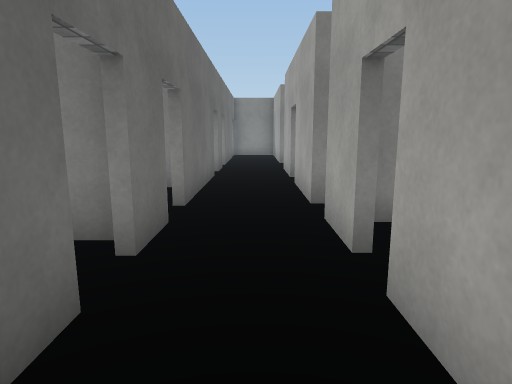
[1] (above)

18 first-person views from a walk through a 3-D level made in the Unity game engine. The camera is 1.4 m above the floor, tilts 10° down and sees 75° across. The floor is counted in squares, 1 m on a side. Each view is taken from the middle of a square. On the plan, view 1 faces up. The plan holds only what a view shows up to about 15 squares ahead; the rest is blank. The place goes on beyond the plan. Surface patterns are stand-ins for the level's own textures.

[2]
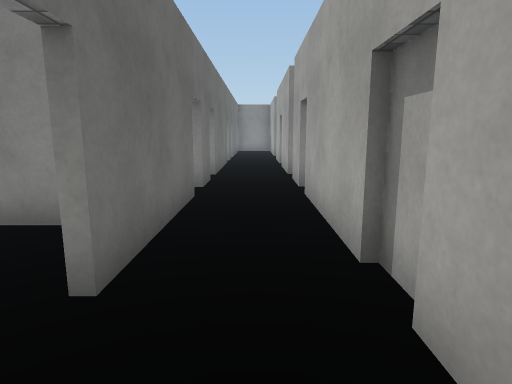

[3]
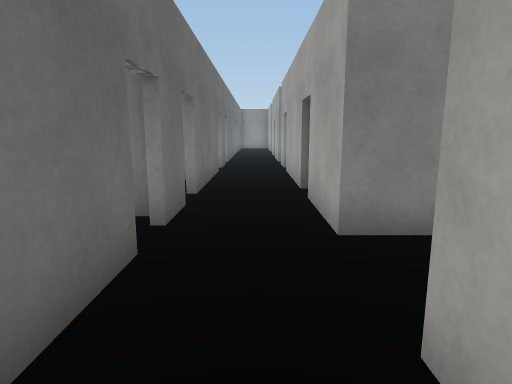

[4]
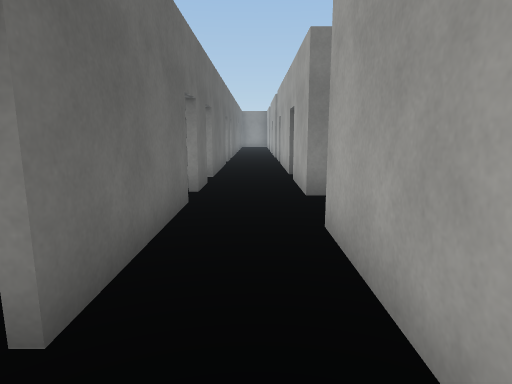

[5]
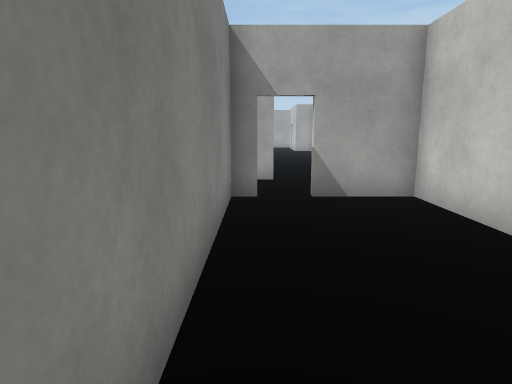

[6]
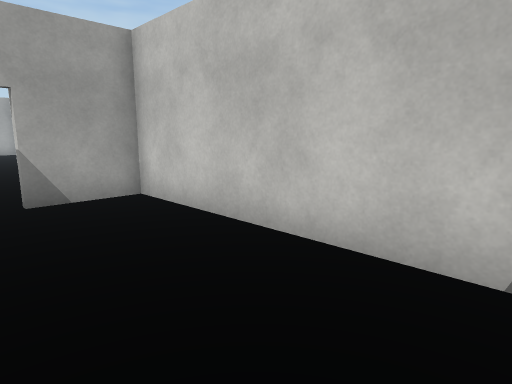

[7]
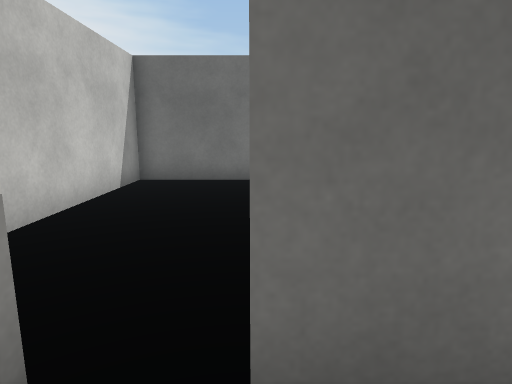

[8]
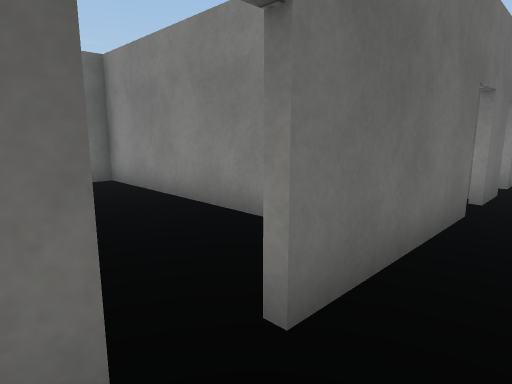

[9]
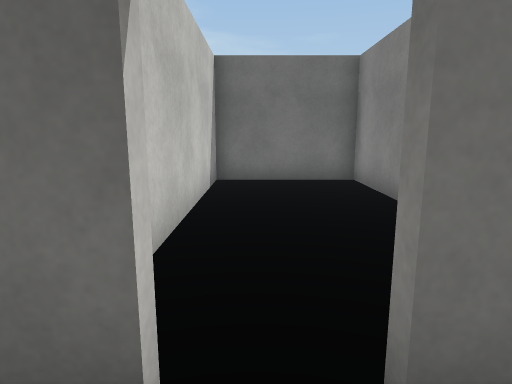

[10]
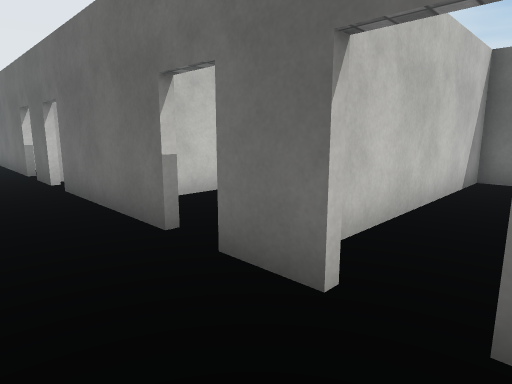

[11]
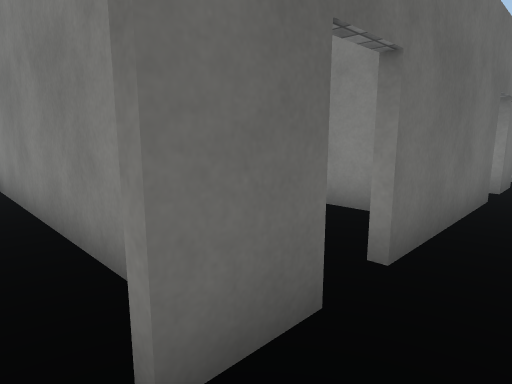

[12]
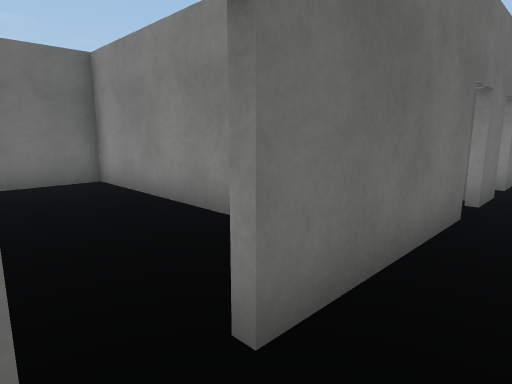

[13]
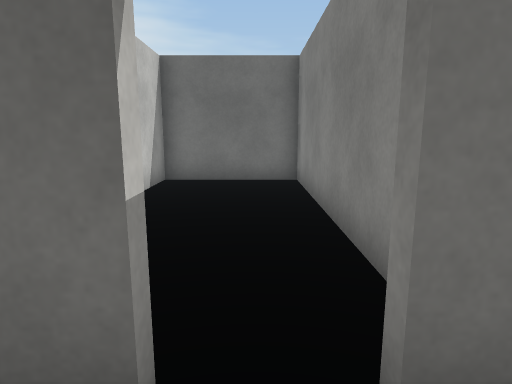

[14]
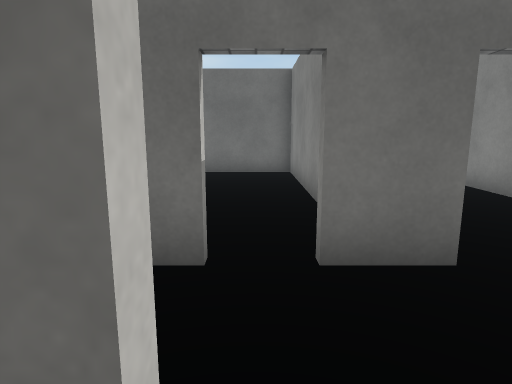

[15]
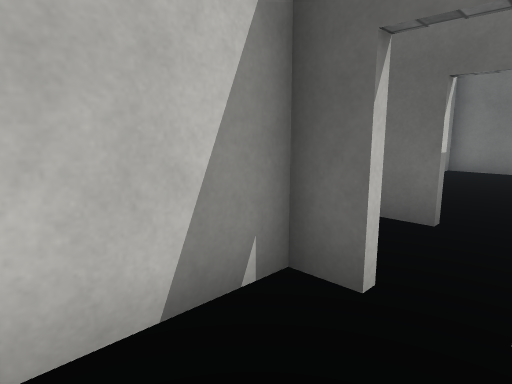

[16]
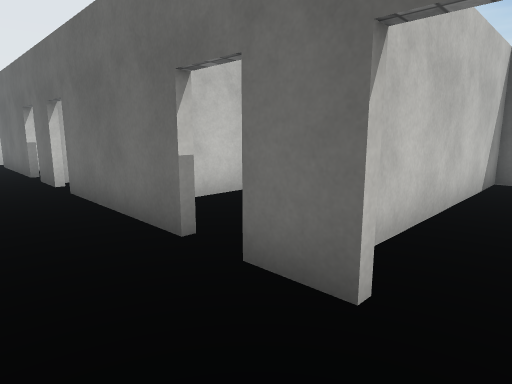

[17]
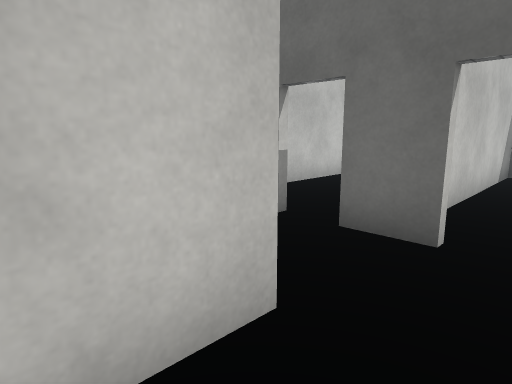

[18]
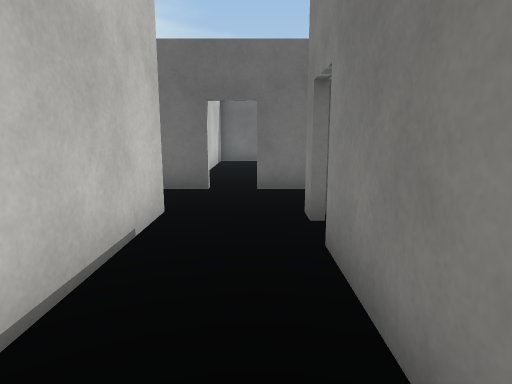

### Floor plan
Points are (right, up) in squares from view 1. A wall is a line through its corners. A room is listed if a view was taken in it or the views show most of it. See-through windows are left out.
Room 1 (views 1, 10, 11, 12, 13)
walls: (-1.4, 2.5) (-1.4, -2.4); (1.1, -1.6) (1.1, 2.8); (1.1, 3.8) (1.1, 5.5); (1.3, -2.4) (1.3, -1.5); (-1.4, 5.2) (-1.4, 3.6)
ways out: opening at (0, -2) to room 4; opening at (0, 3) to room 5; opening at (-1, 3) to room 8; opening at (0, 4.5)
Room 2 (views 2, 3, 4, 7, 8)
walls: (-1.4, -6.2) (-1.4, -11.1); (2.5, -5.5) (1.1, -5.5) (1.1, -2.8); (1.1, -11.9) (1.1, -8); (-1.4, -12.2) (-1.4, -13.5); (-1.4, -3.5) (-1.4, -5.1)
ways out: opening at (-1, -6) to room 3; opening at (-0.5, -4.5) to room 4; opening at (-1, -12); opening at (1.5, -6.5)
Room 3 (views 5, 6)
walls: (-10.1, -5.1) (-10.1, -8.6) (-1.6, -8.6) (-1.6, -6.2); (-1.6, -5.1) (-1.6, -4.4) (-8.4, -4.4)
ways out: opening at (-1, -6) to room 2
Room 4 (view 9)
walls: (-2, 0) (-10.1, 0) (-10.1, -4.2) (-2.8, -4.2)
ways out: opening at (0, -2) to room 1; opening at (-0.5, -4.5) to room 2
Room 5 (views 14, 15)
walls: (1.4, 2.8) (1.4, 1.9) (3.9, 1.9)
ways out: opening at (0, 3) to room 1
Room 6 (views 16, 17, 18)
walls: (6, 15.9) (2.9, 15.9); (1.8, 15.9) (1, 15.9); (1.1, 13.3) (5.1, 13.3); (-1.4, 13.9) (-1.4, 12.4); (-1.4, 16.4) (-1.4, 15)
ways out: opening at (0, 13) to room 9
Room 7 (no view inside)
walls: (-2.1, 8.7) (-10.1, 8.7) (-10.1, 6.2)
ways out: opening at (-1, 6)
Room 8 (no view inside)
walls: (-1.6, 4.3) (-10.1, 4.3) (-10.1, 0.2) (-8.1, 0.2)
ways out: opening at (-1, 3) to room 1
Room 9 (no view inside)
walls: (1.1, 10.8) (1.1, 13.3)
ways out: opening at (0, 13) to room 6; opening at (-1, 12); opening at (0, 11)

Positions as (right, up) in squares from view 1, and headings:
1: (0, 0), facing up
2: (0, -5), facing up
3: (0, -10), facing up
4: (0, -13), facing up
5: (-9, -5), facing right
6: (-9, -5), facing down-right
7: (0, -5), facing left
8: (0, -4), facing up-left
9: (0, -3), facing left
10: (1, -2), facing down-left
11: (0, 3), facing up-left
12: (0, 5), facing up-left
13: (0, 3), facing left
14: (2, 3), facing left
15: (4, 4), facing down-left
16: (1, 15), facing down-left
17: (3, 15), facing down-left
18: (7, 15), facing left
